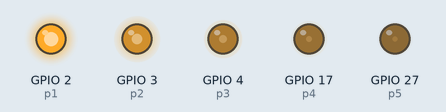
Recording of a program running on a simulated Raspberry Pi (BCM pin numbers). Parts: output pins drawn as LEDs (lit = HIGH). At 0.0 s the program stops and its outputs stay as they are.

Above: at 0.1 s.
Timing chart, 0 to 1.5 s (numbered marks = the images above):
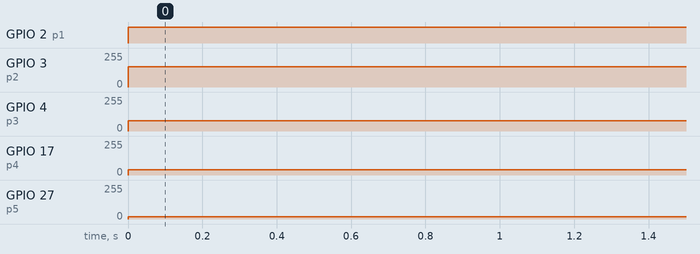

The program:

GPIO_pwm.py
```python
# 파일명: GPIO_pwm.py
# -------------------
# 라즈베리파이 GPIO 핀에 PWM 신호를 출력하는 예제 코드
# - RPi.GPIO 라이브러리 사용
# - 5개 핀에 각각 다른 듀티사이클로 PWM 출력
# - 각 줄마다 기능 설명 주석 추가

import RPi.GPIO as GPIO           # 라즈베리파이 GPIO 제어 라이브러리 임포트
GPIO.setmode(GPIO.BCM)            # GPIO 핀 번호를 BCM 모드로 설정

GPIO.setup(2,GPIO.OUT)            # GPIO2를 출력 모드로 설정
GPIO.setup(3,GPIO.OUT)            # GPIO3를 출력 모드로 설정
GPIO.setup(4,GPIO.OUT)            # GPIO4를 출력 모드로 설정
GPIO.setup(17,GPIO.OUT)           # GPIO17을 출력 모드로 설정
GPIO.setup(27,GPIO.OUT)           # GPIO27을 출력 모드로 설정

p1=GPIO.PWM(2, 1000)              # GPIO2에 1000Hz PWM 인스턴스 생성
p2=GPIO.PWM(3, 1000)              # GPIO3에 1000Hz PWM 인스턴스 생성
p3=GPIO.PWM(4, 1000)              # GPIO4에 1000Hz PWM 인스턴스 생성
p4=GPIO.PWM(17, 1000)             # GPIO17에 1000Hz PWM 인스턴스 생성
p5=GPIO.PWM(27, 1000)             # GPIO27에 1000Hz PWM 인스턴스 생성

p1.start(100)                     # GPIO2에 듀티사이클 100%로 PWM 시작
p2.start(60)                      # GPIO3에 듀티사이클 60%로 PWM 시작
p3.start(30)                      # GPIO4에 듀티사이클 30%로 PWM 시작
p4.start(15)                      # GPIO17에 듀티사이클 15%로 PWM 시작
p5.start(7)                       # GPIO27에 듀티사이클 7%로 PWM 시작

# Duty Cycle 100%, 60%, 30%, 15%, 7%로 각각 출력됨
# p1=GPIO.PWM(2, 1000) # 예시: GPIO2를 사용, 주파수 1000Hz, TH=TL=1ms인 PWM 인스턴스
```

Measured:
- by itself, GPIO 2 (p1): LOW → HIGH at 0.00 s
- by itself, GPIO 3 (p2): 0/255 → 153/255 at 0.00 s
- by itself, GPIO 4 (p3): 0/255 → 77/255 at 0.00 s
- by itself, GPIO 17 (p4): 0/255 → 38/255 at 0.00 s
- by itself, GPIO 27 (p5): 0/255 → 18/255 at 0.00 s
